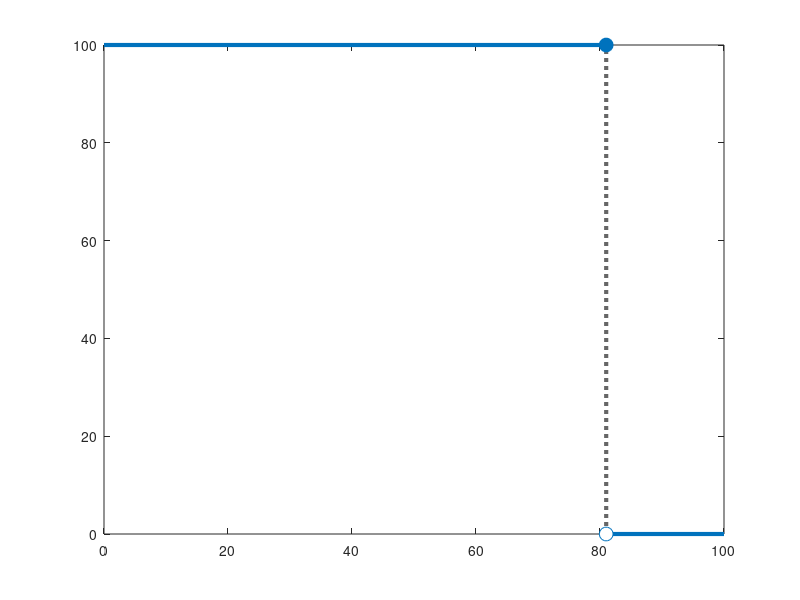

Write MATLAB code to recreate this figure. (Note: this script raises an error after producing the figure.)
% Figure 5: PTV Dose-Volume Histograms

clear all; close all; clc;

% add data to path
currentFolder = pwd;
cd ..
addpath(genpath(pwd));
cd(currentFolder);

%% Idealized uniform PTV dose of 81 Gy

myLines = lines;

% Plot dvh
plot([81 81],[0 100],':','Color',[0.4 0.4 0.4],'LineWidth',3); hold on
plot([0 81],[100 100],'Color',myLines(1,:),'LineWidth',3);
plot([81 100],[0 0],'Color',myLines(1,:),'LineWidth',3)
plot(81,100,'o','MarkerEdgeColor',myLines(1,:),'MarkerFaceColor',myLines(1,:),'MarkerSize',10)
plot(81,0,'o','MarkerEdgeColor',myLines(1,:),'MarkerFaceColor',[1 1 1],'MarkerSize',10)

% Annotations
ax = gca;
ax.XLim = [0 100];
ax.YLim = [0 100];
ax.XTick = 0:20:100;
ax.YTick = 0:20:100;
ax.XTickLabel = {};
ax.YTickLabel = {};
ax.LineWidth = 2;
axis square

%% Initialization for uniform PTV dose of 81 Gy

% PTV - prostate
prostate.name = 'PTV_68';
prostate.terms = {struct('type','unif','dose',81,'weight',1)};

% Calculate beamlets
structs = {prostate};
prob = FluenceMapOpt(structs);
prob.plotDVHPaper();
